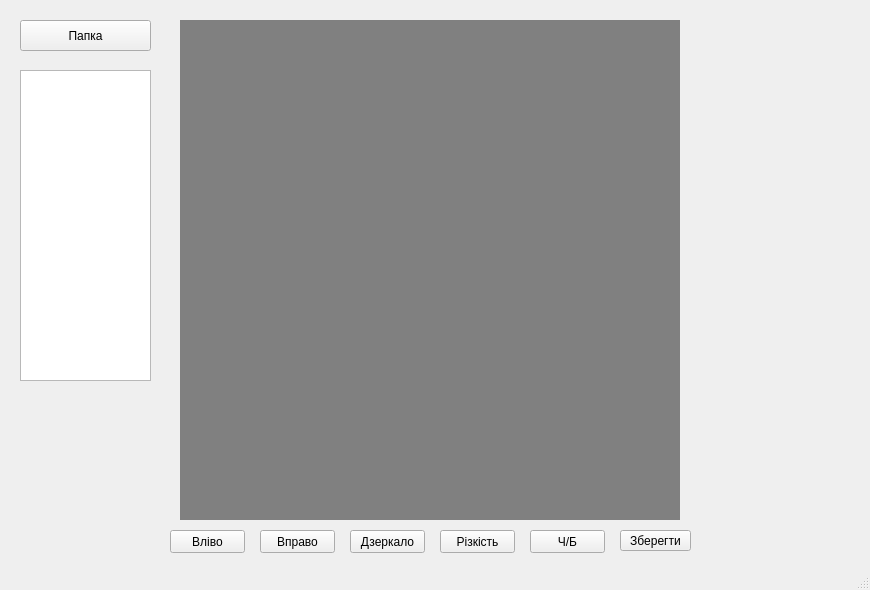
<?xml version="1.0" encoding="UTF-8"?>
<ui version="4.0">
 <class>main_win</class>
 <widget class="QMainWindow" name="main_win">
  <property name="geometry">
   <rect>
    <x>0</x>
    <y>0</y>
    <width>870</width>
    <height>590</height>
   </rect>
  </property>
  <property name="windowTitle">
   <string>Photo_redactor</string>
  </property>
  <widget class="QWidget" name="centralwidget">
   <widget class="QPushButton" name="photo_files">
    <property name="geometry">
     <rect>
      <x>20</x>
      <y>20</y>
      <width>131</width>
      <height>31</height>
     </rect>
    </property>
    <property name="text">
     <string>Папка</string>
    </property>
   </widget>
   <widget class="QListWidget" name="photo_list">
    <property name="geometry">
     <rect>
      <x>20</x>
      <y>70</y>
      <width>131</width>
      <height>311</height>
     </rect>
    </property>
   </widget>
   <widget class="QLabel" name="photo_lab">
    <property name="geometry">
     <rect>
      <x>180</x>
      <y>20</y>
      <width>500</width>
      <height>500</height>
     </rect>
    </property>
    <property name="styleSheet">
     <string notr="true">background-color:grey;</string>
    </property>
    <property name="text">
     <string/>
    </property>
   </widget>
   <widget class="QPushButton" name="left_btn">
    <property name="geometry">
     <rect>
      <x>170</x>
      <y>530</y>
      <width>75</width>
      <height>23</height>
     </rect>
    </property>
    <property name="text">
     <string>Вліво</string>
    </property>
   </widget>
   <widget class="QPushButton" name="right_btn">
    <property name="geometry">
     <rect>
      <x>260</x>
      <y>530</y>
      <width>75</width>
      <height>23</height>
     </rect>
    </property>
    <property name="text">
     <string>Вправо</string>
    </property>
   </widget>
   <widget class="QPushButton" name="mirrow_btn">
    <property name="geometry">
     <rect>
      <x>350</x>
      <y>530</y>
      <width>75</width>
      <height>23</height>
     </rect>
    </property>
    <property name="text">
     <string>Дзеркало</string>
    </property>
   </widget>
   <widget class="QPushButton" name="blur_btn">
    <property name="geometry">
     <rect>
      <x>440</x>
      <y>530</y>
      <width>75</width>
      <height>23</height>
     </rect>
    </property>
    <property name="text">
     <string>Різкість</string>
    </property>
   </widget>
   <widget class="QPushButton" name="white_black_btn">
    <property name="geometry">
     <rect>
      <x>530</x>
      <y>530</y>
      <width>75</width>
      <height>23</height>
     </rect>
    </property>
    <property name="text">
     <string>Ч/Б</string>
    </property>
   </widget>
   <widget class="QPushButton" name="save_btn">
    <property name="geometry">
     <rect>
      <x>620</x>
      <y>530</y>
      <width>71</width>
      <height>21</height>
     </rect>
    </property>
    <property name="text">
     <string>Зберегти</string>
    </property>
   </widget>
  </widget>
  <widget class="QMenuBar" name="menubar">
   <property name="geometry">
    <rect>
     <x>0</x>
     <y>0</y>
     <width>870</width>
     <height>21</height>
    </rect>
   </property>
  </widget>
  <widget class="QStatusBar" name="statusbar"/>
 </widget>
 <resources/>
 <connections/>
</ui>
